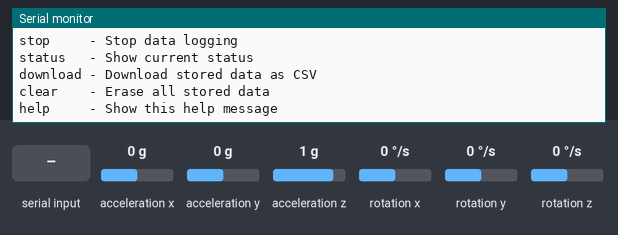
The sketch below on a simulated Arduino Uno, built with avr-gcc and run on an emulated ATmega328P. On the bench: the last lines printed to the serial monitor. The inputs (shaded band) are chosen by the test bench; at power-on: acceleration x 0 g, acceleration y 0 g, acceleration z 1 g, rotation x 0 °/s, rotation y 0 °/s, rotation z 0 °/s.

Above: at 1.2 s.
1.3 s: "start\n" received over Serial
At 1.9 s:
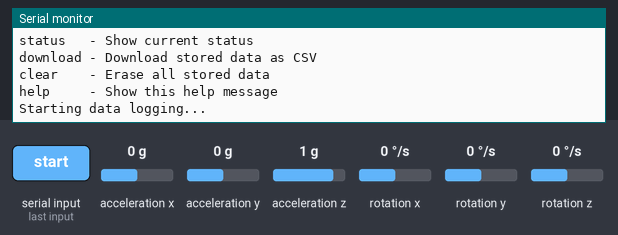
2.8 s: "stop\n" received over Serial
At 3.2 s:
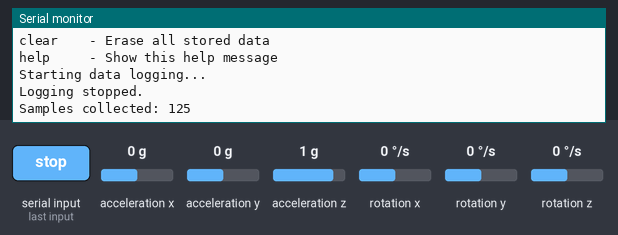
4.3 s: "status\n" received over Serial
At 5.5 s:
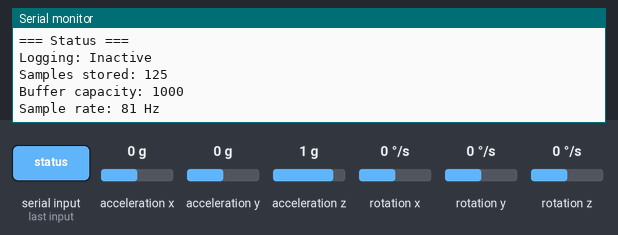
5.8 s: "download\n" received over Serial
At 6.8 s:
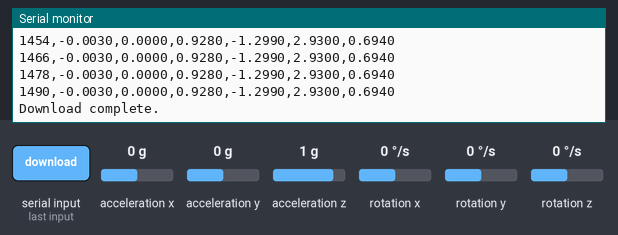
7.3 s: "clear\n" received over Serial
At 7.7 s:
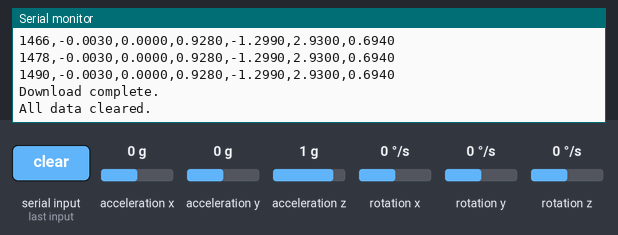
8.8 s: "stop\n" received over Serial
At 10.1 s:
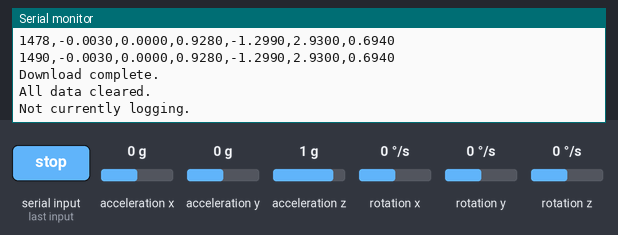
Timing chart, 0 to 11.3 s (numbered marks = the images above; inputs shaded):
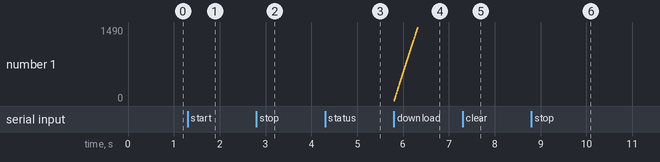

Measured:
- after the input at 1.3 s, the serial monitor: prints a new line at once (image 1)
- after the input at 2.8 s, the serial monitor: prints a new line at once (image 2)
- after the input at 4.3 s, the serial monitor: prints a new line at once (image 3)
- after the input at 5.8 s, the serial monitor: prints a new line at once (image 4)

The sketch:

Data-Logger.ino
```cpp
#include "LSM6DS3.h"
#include "Wire.h"

// Create an instance of class LSM6DS3
LSM6DS3 myIMU(I2C_MODE, 0x6A);  // I2C device address 0x6A

// Accelerometer Bias Values
const float accelBiasX = 0.0037;
const float accelBiasY = 0.0009;
const float accelBiasZ = 0.0719;

// Gyroscope Bias Values
const float gyroBiasX = 1.2992;
const float gyroBiasY = -2.9302;
const float gyroBiasZ = -0.6944;

// Constants
const int SAMPLE_RATE_HZ = 81;  // Adjusted sample rate (81 Hz)
const unsigned long FLIGHT_DURATION_MS = 120000; // 2 minutes (120,000 ms)
const int MAX_SAMPLES = 1000;   // Reduced max samples for memory optimization
const int COMMAND_BUFFER_SIZE = 32;

// Data storage
struct SensorData {
    unsigned long timestamp;   // Timestamp in milliseconds
    int16_t accelX;            // Scaled accelerometer X (multiplied by 1000)
    int16_t accelY;            // Scaled accelerometer Y
    int16_t accelZ;            // Scaled accelerometer Z
    int16_t gyroX;             // Scaled gyroscope X
    int16_t gyroY;             // Scaled gyroscope Y
    int16_t gyroZ;             // Scaled gyroscope Z
};

SensorData data[MAX_SAMPLES];
int sampleCount = 0;
bool isLogging = false;
unsigned long startTime = 0;
char cmdBuffer[COMMAND_BUFFER_SIZE];
int cmdIndex = 0;

void setup() {
    Serial.begin(115200);
    while (!Serial);  // Wait for Serial connection

    // Initialize IMU
    if (myIMU.begin() != 0) {
        Serial.println("Device error");
        while (1);
    }

    printHelp();
}

void loop() {
    // Handle command input
    while (Serial.available()) {
        char c = Serial.read();

        if (c == '\n' || c == '\r') {
            if (cmdIndex > 0) {
                cmdBuffer[cmdIndex] = '\0';
                processCommand(cmdBuffer);
                cmdIndex = 0;
            }
        } else if (cmdIndex < COMMAND_BUFFER_SIZE - 1) {
            cmdBuffer[cmdIndex++] = c;
        }
    }

    // If logging is active, collect data
    if (isLogging && sampleCount < MAX_SAMPLES) {
        static unsigned long lastSampleTime = 0;
        unsigned long currentTime = millis();
        unsigned long sampleInterval = 1000 / SAMPLE_RATE_HZ;

        if (currentTime - lastSampleTime >= sampleInterval) {
            data[sampleCount].timestamp = currentTime - startTime;  // Relative time since logging started
            data[sampleCount].accelX = (myIMU.readFloatAccelX() - accelBiasX) * 1000;
            data[sampleCount].accelY = (myIMU.readFloatAccelY() - accelBiasY) * 1000;
            data[sampleCount].accelZ = (myIMU.readFloatAccelZ() - accelBiasZ) * 1000;
            data[sampleCount].gyroX = (myIMU.readFloatGyroX() - gyroBiasX) * 1000;
            data[sampleCount].gyroY = (myIMU.readFloatGyroY() - gyroBiasY) * 1000;
            data[sampleCount].gyroZ = (myIMU.readFloatGyroZ() - gyroBiasZ) * 1000;
            sampleCount++;
            lastSampleTime = currentTime;

            if (sampleCount >= MAX_SAMPLES) {
                isLogging = false;
                Serial.println("Buffer full! Logging stopped.");
            }
        }
    }
}

void processCommand(const char* cmd) {
    if (strcmp(cmd, "start") == 0) {
        if (!isLogging) {
            isLogging = true;
            startTime = millis();  // Reset start time
            sampleCount = 0;       // Reset sample count
            Serial.println("Starting data logging...");
        } else {
            Serial.println("Already logging!");
        }
    }
    else if (strcmp(cmd, "stop") == 0) {
        if (isLogging) {
            isLogging = false;
            Serial.println("Logging stopped.");
            Serial.print("Samples collected: ");
            Serial.println(sampleCount);
        } else {
            Serial.println("Not currently logging.");
        }
    }
    else if (strcmp(cmd, "status") == 0) {
        printStatus();
    }
    else if (strcmp(cmd, "download") == 0) {
        downloadData();
    }
    else if (strcmp(cmd, "clear") == 0) {
        clearData();
    }
    else if (strcmp(cmd, "help") == 0) {
        printHelp();
    }
    else {
        Serial.println("Unknown command. Type 'help' for available commands.");
    }
}

void printStatus() {
    Serial.println("\n=== Status ===");
    Serial.print("Logging: ");
    Serial.println(isLogging ? "Active" : "Inactive");
    Serial.print("Samples stored: ");
    Serial.println(sampleCount);
    Serial.print("Buffer capacity: ");
    Serial.println(MAX_SAMPLES);
    Serial.print("Sample rate: ");
    Serial.print(SAMPLE_RATE_HZ);
    Serial.println(" Hz");
}

void downloadData() {
    if (sampleCount == 0) {
        Serial.println("No data to download.");
        return;
    }

    Serial.println("\nTime(ms),AccelX,AccelY,AccelZ,GyroX,GyroY,GyroZ");
    for (int i = 0; i < sampleCount; i++) {
        Serial.print(data[i].timestamp);
        Serial.print(",");
        Serial.print(data[i].accelX / 1000.0, 4);
        Serial.print(",");
        Serial.print(data[i].accelY / 1000.0, 4);
        Serial.print(",");
        Serial.print(data[i].accelZ / 1000.0, 4);
        Serial.print(",");
        Serial.print(data[i].gyroX / 1000.0, 4);
        Serial.print(",");
        Serial.print(data[i].gyroY / 1000.0, 4);
        Serial.print(",");
        Serial.println(data[i].gyroZ / 1000.0, 4);
    }
    Serial.println("Download complete.");
}

void clearData() {
    if (isLogging) {
        Serial.println("Cannot clear data while logging is active!");
        return;
    }

    sampleCount = 0;
    Serial.println("All data cleared.");
}

void printHelp() {
    Serial.println("\n=== Available Commands ===");
    Serial.println("start    - Begin data logging");
    Serial.println("stop     - Stop data logging");
    Serial.println("status   - Show current status");
    Serial.println("download - Download stored data as CSV");
    Serial.println("clear    - Erase all stored data");
    Serial.println("help     - Show this help message");
}
```
